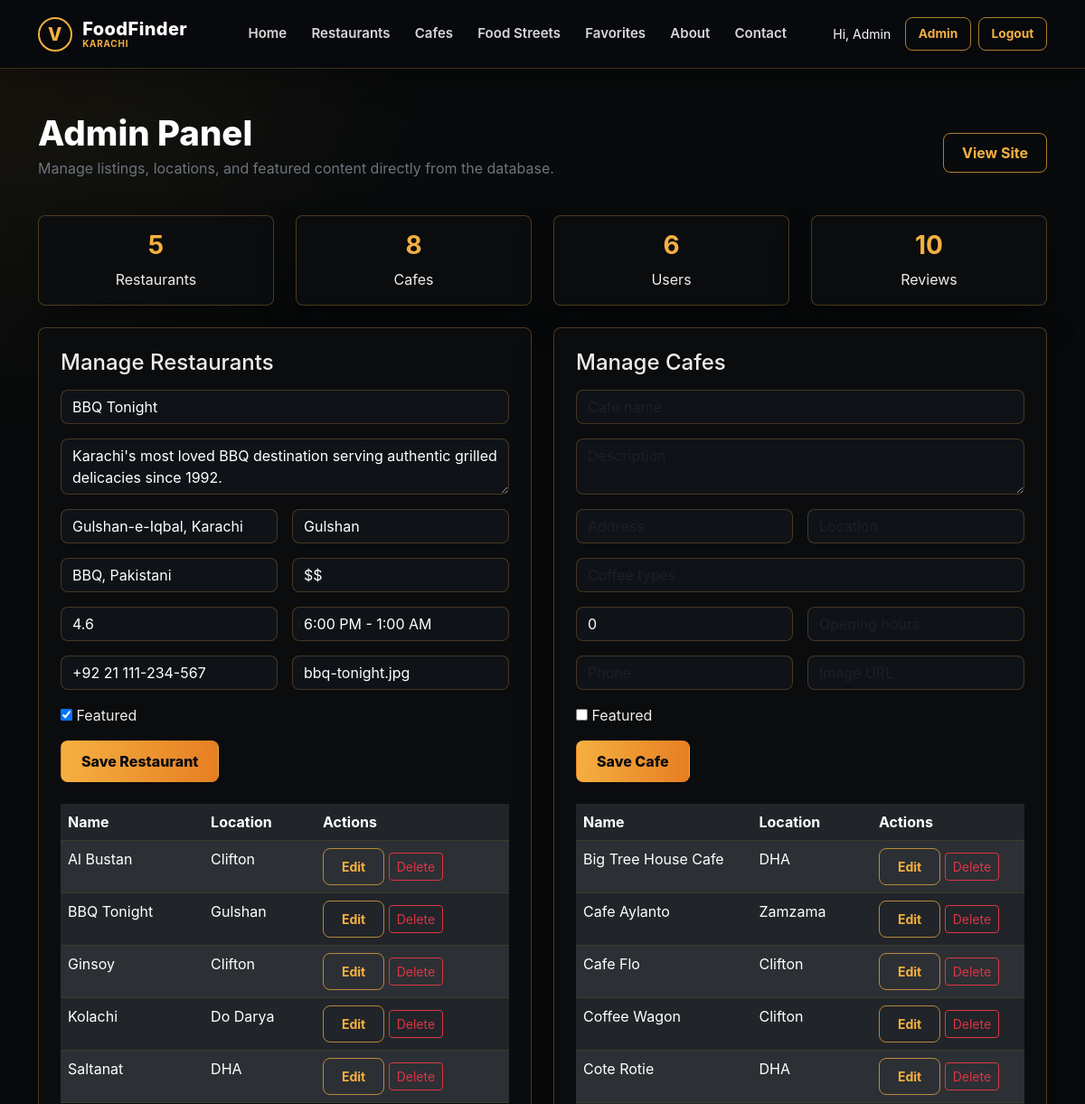
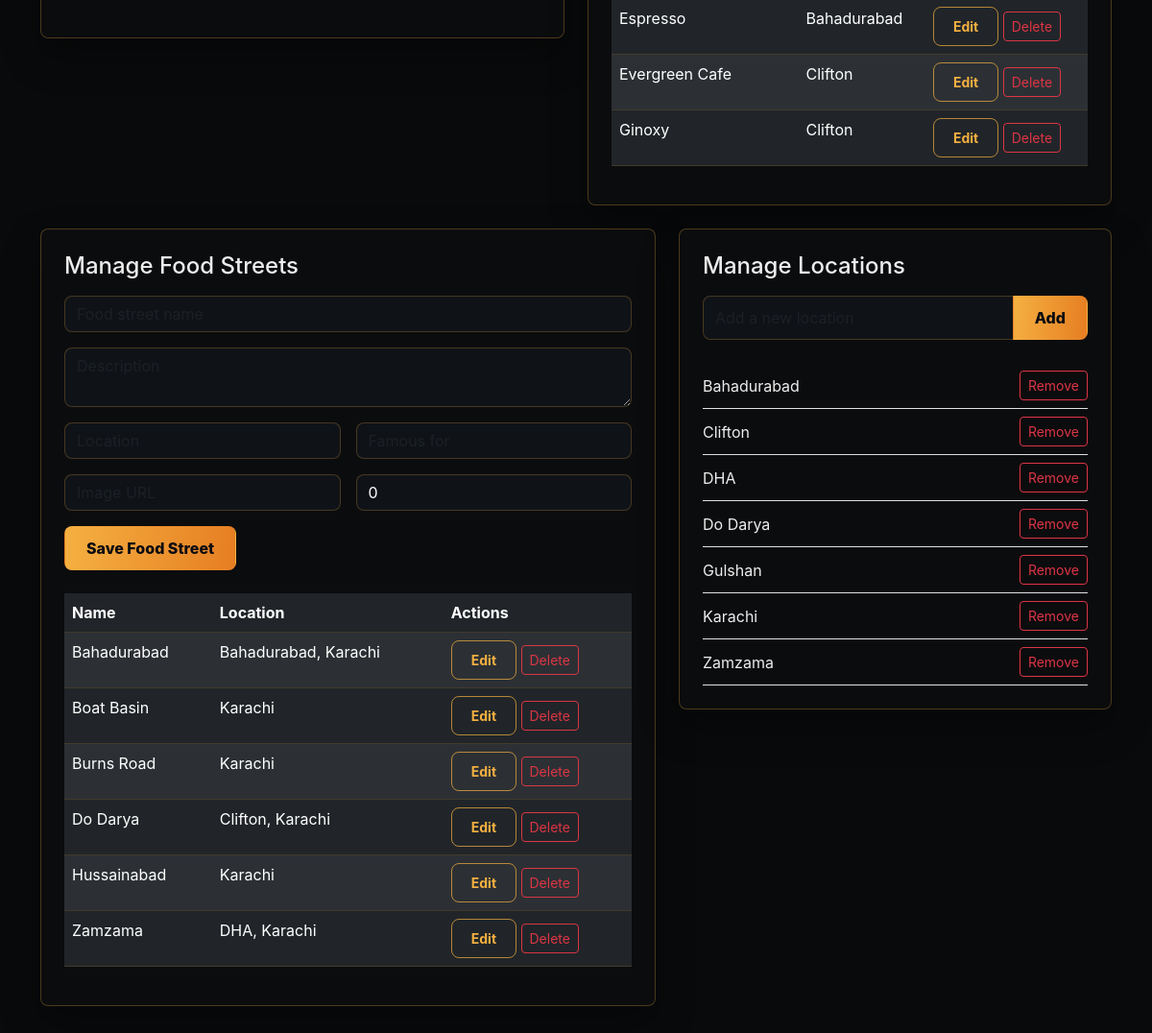
Page /admin-panel.php?edit_restaurant=2 (signed in) on the committed database (2 pictures, top to bottom).
### tables this page shows
CREATE TABLE `users` (
  `id` int NOT NULL,
  `name` varchar(100) NOT NULL,
  `email` varchar(100) NOT NULL,
  `password` varchar(255) NOT NULL,
  `profile_image` varchar(255) DEFAULT 'default-avatar.png',
  `role` enum('user','admin') DEFAULT 'user',
  `created_at` timestamp NULL DEFAULT CURRENT_TIMESTAMP
);

CREATE TABLE `site_stats` (
  `id` int NOT NULL,
  `total_restaurants` int DEFAULT '0',
  `total_cafes` int DEFAULT '0',
  `total_users` int DEFAULT '0',
  `total_reviews` int DEFAULT '0',
  `updated_at` timestamp NULL DEFAULT CURRENT_TIMESTAMP ON UPDATE CURRENT_TIMESTAMP
);

CREATE TABLE `restaurants` (
  `id` int NOT NULL,
  `name` varchar(100) NOT NULL,
  `description` text,
  `address` varchar(255) DEFAULT NULL,
  `location` varchar(100) DEFAULT NULL,
  `cuisine` varchar(100) DEFAULT NULL,
  `price_range` varchar(50) DEFAULT NULL,
  `rating` decimal(2,1) DEFAULT '0.0',
  `opening_hours` varchar(255) DEFAULT NULL,
  `phone` varchar(50) DEFAULT NULL,
  `image` varchar(255) DEFAULT NULL,
  `featured` tinyint(1) DEFAULT '0',
  `created_at` timestamp NULL DEFAULT CURRENT_TIMESTAMP
);

CREATE TABLE `cafes` (
  `id` int NOT NULL,
  `name` varchar(100) NOT NULL,
  `description` text,
  `address` varchar(255) DEFAULT NULL,
  `location` varchar(100) DEFAULT NULL,
  `coffee_types` text,
  `rating` decimal(2,1) DEFAULT '0.0',
  `opening_hours` varchar(255) DEFAULT NULL,
  `phone` varchar(50) DEFAULT NULL,
  `image` varchar(255) DEFAULT NULL,
  `featured` tinyint(1) DEFAULT '0',
  `created_at` timestamp NULL DEFAULT CURRENT_TIMESTAMP
);

CREATE TABLE `food_streets` (
  `id` int NOT NULL,
  `name` varchar(100) NOT NULL,
  `description` text,
  `location` varchar(255) DEFAULT NULL,
  `famous_for` text,
  `image` varchar(255) DEFAULT NULL,
  `rating` decimal(2,1) DEFAULT '0.0',
  `created_at` timestamp NULL DEFAULT CURRENT_TIMESTAMP
);

CREATE TABLE `locations` (
  `id` int NOT NULL,
  `name` varchar(100) NOT NULL,
  `created_at` timestamp NULL DEFAULT CURRENT_TIMESTAMP
);

### admin-panel.php (the view, shortened to what the rows shown need)
<?php
include 'config/database.php';
$conn = getConnection();
$editRestaurantId = intval($_GET['edit_restaurant'] ?? 0);
$editingRestaurant = null;
if ($editRestaurantId > 0) {
    $stmt = $conn->prepare("SELECT * FROM restaurants WHERE id = ?");
    $stmt->bind_param('i', $editRestaurantId);
    $stmt->execute();
    $editingRestaurant = $stmt->get_result()->fetch_assoc();
}
$restaurants = $conn->query("SELECT * FROM restaurants ORDER BY name");
$cafes = $conn->query("SELECT * FROM cafes ORDER BY name");
$streets = $conn->query("SELECT * FROM food_streets ORDER BY name");
$locations = $conn->query("SELECT * FROM locations ORDER BY name");
$stats = getSiteStats($conn);
?>
<!DOCTYPE html>
<html lang="en">
<head>
    <link href="https://cdn.jsdelivr.net/npm/bootstrap@5.3.0-alpha1/dist/css/bootstrap.min.css" rel="stylesheet">
    <link rel="stylesheet" href="assets/style.css?v=20260712">
</head>
<body>
    <?php include 'includes/nav.php'; ?>
    <section class="container py-5">
        <div class="d-flex justify-content-between align-items-center mb-4">
            <div>
                <h1 class="section-title mb-1">Admin Panel</h1>
            </div>
        </div>
        <div class="row g-4 mb-4">
            <div class="col-md-3">
                <div class="glass-card p-3 text-center">
                    <h3 class="fw-bold text-gold"><?php echo $stats['total_restaurants']; ?></h3>
                    <p class="mb-0">Restaurants</p>
                </div>
            </div>
            <div class="col-md-3">
                <div class="glass-card p-3 text-center">
                    <h3 class="fw-bold text-gold"><?php echo $stats['total_cafes']; ?></h3>
                    <p class="mb-0">Cafes</p>
                </div>
            </div>
            <div class="col-md-3">
                <div class="glass-card p-3 text-center">
                    <h3 class="fw-bold text-gold"><?php echo $stats['total_users']; ?></h3>
                    <p class="mb-0">Users</p>
                </div>
            </div>
            <div class="col-md-3">
                <div class="glass-card p-3 text-center">
                    <h3 class="fw-bold text-gold"><?php echo $stats['total_reviews']; ?></h3>
                    <p class="mb-0">Reviews</p>
                </div>
            </div>
        </div>
        <div class="row g-4">
            <div class="col-lg-6">
                <div class="glass-card p-4 mb-4">
                    <form method="POST">
                        <div class="row g-3">
                            <div class="col-12"><input type="text" name="name" class="form-control" placeholder="Restaurant name" value="<?php echo htmlspecialchars($editingRestaurant['name'] ?? ''); ?>" required></div>
                            <div class="col-12"><textarea name="description" class="form-control" rows="2" placeholder="Description"><?php echo htmlspecialchars($editingRestaurant['description'] ?? ''); ?></textarea></div>
                            <div class="col-md-6"><input type="text" name="address" class="form-control" placeholder="Address" value="<?php echo htmlspecialchars($editingRestaurant['address'] ?? ''); ?>"></div>
                            <div class="col-md-6"><input type="text" name="location" class="form-control" placeholder="Location" value="<?php echo htmlspecialchars($editingRestaurant['location'] ?? ''); ?>"></div>
                            <div class="col-md-6"><input type="text" name="cuisine" class="form-control" placeholder="Cuisine" value="<?php echo htmlspecialchars($editingRestaurant['cuisine'] ?? ''); ?>"></div>
                            <div class="col-md-6"><input type="text" name="price_range" class="form-control" placeholder="Price range" value="<?php echo htmlspecialchars($editingRestaurant['price_range'] ?? ''); ?>"></div>
                            <div class="col-md-6"><input type="number" step="0.1" name="rating" class="form-control" placeholder="Rating" value="<?php echo htmlspecialchars($editingRestaurant['rating'] ?? '0'); ?>"></div>
                            <div class="col-md-6"><input type="text" name="opening_hours" class="form-control" placeholder="Opening hours" value="<?php echo htmlspecialchars($editingRestaurant['opening_hours'] ?? ''); ?>"></div>
                            <div class="col-md-6"><input type="text" name="phone" class="form-control" placeholder="Phone" value="<?php echo htmlspecialchars($editingRestaurant['phone'] ?? ''); ?>"></div>
                            <div class="col-md-6"><input type="text" name="image" class="form-control" placeholder="Image URL" value="<?php echo htmlspecialchars($editingRestaurant['image'] ?? ''); ?>"></div>
                            <div class="col-12"><label><input type="checkbox" name="featured" value="1" <?php echo !empty($editingRestaurant['featured']) ? 'checked' : ''; ?>> Featured</label></div>
                        </div>
                    </form>
                    <div class="table-responsive mt-4">
                        <table class="table table-dark table-striped">
                            <thead>
                                <tr>
                                    <th>Name</th>
                                    <th>Location</th>
                                    <th>Actions</th>
                                </tr>
                            </thead>
                            <tbody>
                                <?php while ($row = $restaurants->fetch_assoc()): ?>
                                    <tr>
                                        <td><?php echo htmlspecialchars($row['name']); ?></td>
                                        <td><?php echo htmlspecialchars($row['location']); ?></td>
                                        <td>
                                            <a href="admin-panel.php?edit_restaurant=<?php echo $row['id']; ?>" class="btn btn-sm btn-outline-gold">Edit</a>
                                            <form method="POST" class="d-inline">
                                                <button class="btn btn-sm btn-outline-danger">Delete</button>
                                            </form>
                                        </td>
                                    </tr>
                                <?php endwhile; ?>
                            </tbody>
                        </table>
                    </div>
                </div>
            </div>
            <div class="col-lg-6">
                <div class="glass-card p-4 mb-4">
                    <div class="table-responsive mt-4">
                        <table class="table table-dark table-striped">
                            <thead>
                                <tr>
                                    <th>Name</th>
                                    <th>Location</th>
                                    <th>Actions</th>
                                </tr>
                            </thead>
                            <tbody>
                                <?php while ($row = $cafes->fetch_assoc()): ?>
                                    <tr>
                                        <td><?php echo htmlspecialchars($row['name']); ?></td>
                                        <td><?php echo htmlspecialchars($row['location']); ?></td>
                                        <td>
                                            <a href="admin-panel.php?edit_cafe=<?php echo $row['id']; ?>" class="btn btn-sm btn-outline-gold">Edit</a>
                                            <form method="POST" class="d-inline">
                                                <button class="btn btn-sm btn-outline-danger">Delete</button>
                                            </form>
                                        </td>
                                    </tr>
                                <?php endwhile; ?>
                            </tbody>
                        </table>
                    </div>
                </div>
            </div>
        </div>
        <div class="row g-4">
            <div class="col-lg-7">
                <div class="glass-card p-4 mb-4">
                    <div class="table-responsive mt-4">
                        <table class="table table-dark table-striped">
                            <thead>
                                <tr>
                                    <th>Name</th>
                                    <th>Location</th>
                                    <th>Actions</th>
                                </tr>
                            </thead>
                            <tbody>
                                <?php while ($row = $streets->fetch_assoc()): ?>
                                    <tr>
                                        <td><?php echo htmlspecialchars($row['name']); ?></td>
                                        <td><?php echo htmlspecialchars($row['location']); ?></td>
                                        <td>
                                            <a href="admin-panel.php?edit_street=<?php echo $row['id']; ?>" class="btn btn-sm btn-outline-gold">Edit</a>
                                            <form method="POST" class="d-inline">
                                                <button class="btn btn-sm btn-outline-danger">Delete</button>
                                            </form>
                                        </td>
                                    </tr>
                                <?php endwhile; ?>
                            </tbody>
                        </table>
                    </div>
                </div>
            </div>
            <div class="col-lg-5">
                <div class="glass-card p-4">
                    <div class="mt-4">
                        <?php while ($location = $locations->fetch_assoc()): ?>
                            <div class="d-flex justify-content-between align-items-center border-bottom py-2">
                                <span><?php echo htmlspecialchars($location['name']); ?></span>
                                <form method="POST" class="d-inline">
                                    <button class="btn btn-sm btn-outline-danger">Remove</button>
                                </form>
                            </div>
                        <?php endwhile; ?>
                    </div>
                </div>
            </div>
        </div>
    </section>
</body>
</html>

### includes/nav.php (shortened to what the rows shown need)
<?php
$user = function_exists('getCurrentUser') ? getCurrentUser() : null;
?>
<nav class="navbar navbar-expand-lg fixed-top vision-site-nav">
    <div class="container">
        <div class="collapse navbar-collapse" id="navbarNav">
            <div class="d-flex align-items-center gap-2 nav-auth-actions">
                <?php if ($user): ?>
                    <?php $displayName = ($user['role'] === 'admin') ? 'Admin' : $user['name']; ?>
                    <span class="text-light small me-2">Hi, <?php echo htmlspecialchars($displayName); ?></span>
                    <?php if ($user['role'] === 'admin'): ?>
                        <a href="admin-panel.php" class="btn btn-outline-gold btn-sm">Admin</a>
                    <?php endif; ?>
                    <a href="logout.php" class="btn btn-outline-gold btn-sm">Logout</a>
                <?php else: ?>
                    <a href="login.php" class="btn btn-outline-gold btn-sm">Login</a>
                    <a href="signup.php" class="btn btn-gold btn-sm">Sign Up</a>
                <?php endif; ?>
            </div>
        </div>
    </div>
</nav>

### rows in the picture
users: role "Admin"
site_stats: total_restaurants "5", total_cafes "8", total_users "6", total_reviews "10"
restaurants: name "BBQ Tonight", description "Karachi's most loved BBQ destination serving authentic grilled delicacies since 1992.", address "Gulshan-e-Iqbal, Karachi", location "Gulshan", cuisine "BBQ, Pakistani", price_range "$$", rating "4.6", opening_hours "6:00 PM - 1:00 AM", phone "+92 21 111-234-567", image "bbq-tonight.jpg", featured "☑"
restaurants: name "Al Bustan", location "Clifton"
restaurants: name "Ginsoy", location "Clifton"
restaurants: name "Kolachi", location "Do Darya"
restaurants: name "Saltanat", location "DHA"
cafes: name "Big Tree House Cafe", location "DHA"
cafes: name "Cafe Aylanto", location "Zamzama"
cafes: name "Cafe Flo", location "Clifton"
cafes: name "Coffee Wagon", location "Clifton"
cafes: name "Cote Rotie", location "DHA"
cafes: name "Espresso", location "Bahadurabad"
cafes: name "Evergreen Cafe", location "Clifton"
cafes: name "Ginoxy", location "Clifton"
food_streets: name "Bahadurabad", location "Bahadurabad, Karachi"
food_streets: name "Boat Basin", location "Karachi"
food_streets: name "Burns Road", location "Karachi"
food_streets: name "Do Darya", location "Clifton, Karachi"
food_streets: name "Hussainabad", location "Karachi"
food_streets: name "Zamzama", location "DHA, Karachi"
locations: name "Bahadurabad"
locations: name "Clifton"
locations: name "DHA"
locations: name "Do Darya"
locations: name "Gulshan"
locations: name "Karachi"
locations: name "Zamzama"
